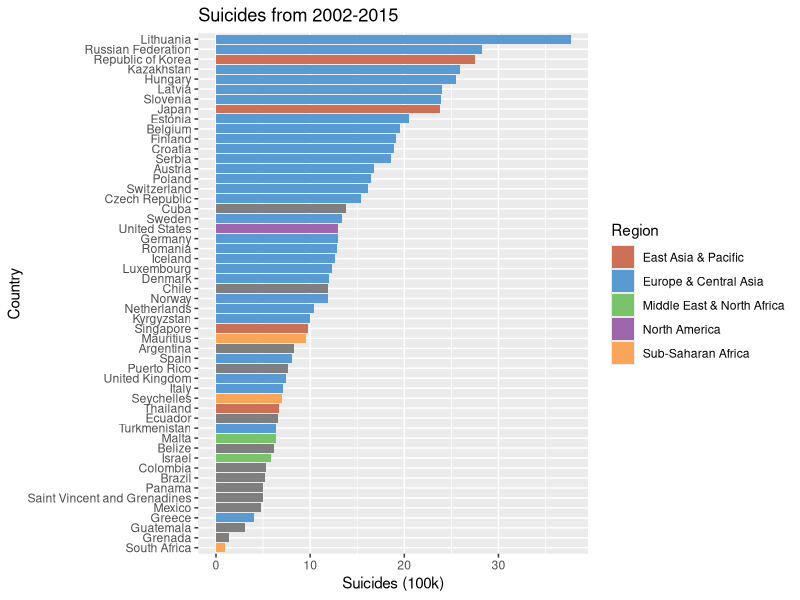
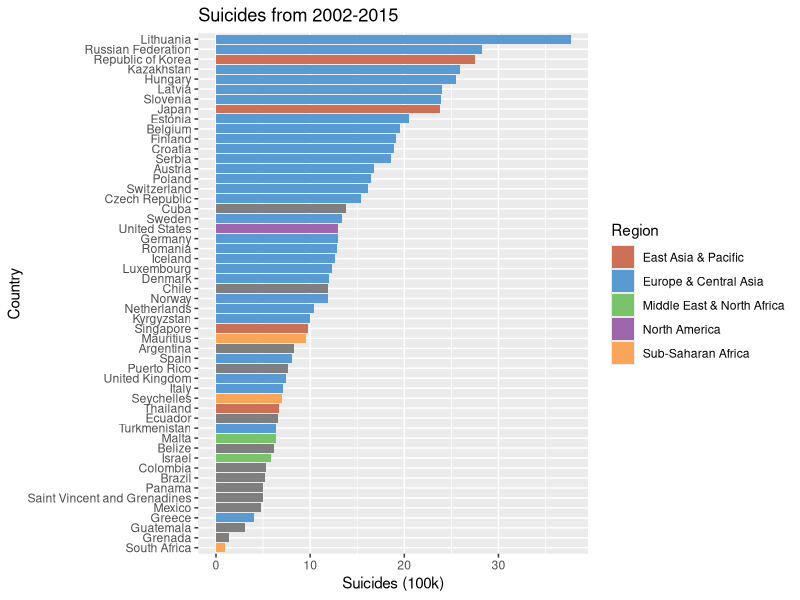

Reproduce these figures in R, in order.
## ---- chunk 1
library(tidyverse)
library(reshape2)
library(ggplot2)
## ---- chunk 2
knitr::opts_chunk$set(root.dir = normalizePath("C:/Users/David Jhang/Desktop/NYC Data Academy/Project 2/Data/"))
df = read.csv("df.csv",stringsAsFactors = FALSE)
## ---- chunk 3

df$country = sapply( (df$country),factor ) # converting country into factor
df$sex = sapply( (df$sex), factor ) # converting sex into factor
df$age = sapply( (df$age), factor ) # converting sex into factor
df$generation = sapply( (df$generation), factor ) # converting sex into factor

## ---- chunk 4
glimpse(df)
str(df) #summary
head(df) #head
unique(df$suicides_100k) #unique values countries
sapply(df, class) #check class
nrow(df) #how many rows

## ---- chunk 5

# can't use mean of suicides_100k since this is all weighted by population
graph1 = df %>%
  group_by(country, region) %>%
  summarise(suicide100k = sum(num_suicides) / sum(population) * 100000)
  
graph1

ggplot(graph1, aes(x=reorder(country, suicide100k), y=suicide100k, fill=region)) +
  geom_bar(stat="identity") +
  scale_fill_manual("Region", values = c("East Asia & Pacific"="#cd7058",
                                         "Europe & Central Asia"="#599ad3",
                                         "Latin America & Carribbean" = "#727272",
                                         "Middle East & North Africa" = "#79c36a",
                                         "North America" = "#9e66ab",
                                         "Sub-Saharan Africa" = "#f9a65a")) +
  labs(title = "Suicides from 2002-2015", x = "Country", y = "Suicides (100k)") +
  coord_flip() 

## ---- chunk 6

graph1 = df %>%
  group_by(country, region) %>%
  summarise(suicide100k = sum(num_suicides) / sum(population) * 100000)
  
graph1

ggplot(graph1, aes(x=reorder(country, suicide100k), y=suicide100k, fill=region)) +
  geom_col(fill="#0099f9") +
  geom_bar(stat="identity") +
  scale_fill_manual("Region", values = c("East Asia & Pacific"="#cd7058",
                                         "Europe & Central Asia"="#599ad3",
                                         "Latin America & Carribbean" = "#f1595f",
                                         "Middle East & North Africa" = "#79c36a",
                                         "North America" = "#9e66ab",
                                         "Sub-Saharan Africa" = "#f9a65a")) +
  labs(title = "Suicides from 2002-2015", x = "Country", y = "Suicides (100k)") +
  coord_flip() 



